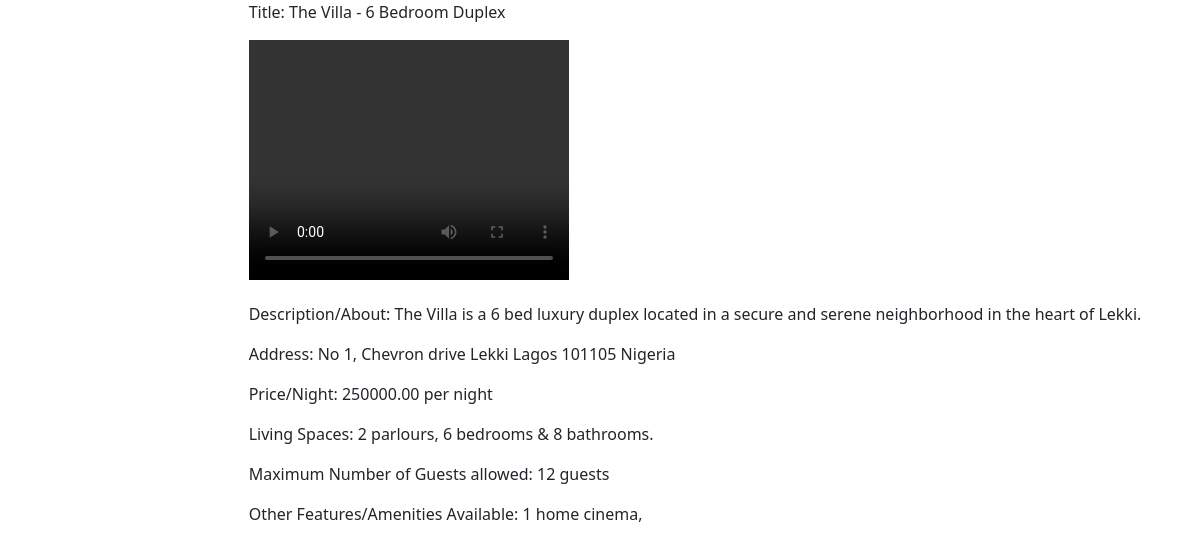
/property/listing/1, run on the app's committed database.
### property/models.py (models this page shows)
class Property(models.Model):
    title = models.CharField(max_length=255)
    description = models.TextField()
    address = models.CharField(max_length=255)
    city = models.CharField(max_length=100)
    state = models.CharField(max_length=100)
    zip_code = models.CharField(max_length=20)
    country = models.CharField(max_length=100)
    price_per_night = models.DecimalField(max_digits=10, decimal_places=2)
    parlours = models.PositiveIntegerField()
    bedrooms = models.PositiveIntegerField()
    bathrooms = models.PositiveIntegerField()
    guests_capacity = models.PositiveIntegerField()
    features = models.ManyToManyField('Feature', related_name='properties', blank=True)
    property_manager = models.ForeignKey(ManagerProfile, on_delete=models.CASCADE)
    is_available = models.BooleanField(default=True)
    created_at = models.DateTimeField(auto_now_add=True)
    video = models.FileField(upload_to='property_videos/', blank=True, null=True)
    picture = models.ImageField(upload_to='property_pictures/', blank=True, null=True)

class Feature(models.Model):
    name = models.CharField(max_length=255)
    number = models.PositiveIntegerField()
    def __str__(self):
        return self.name

### property/views.py (the view)
# urls.py: path('property/listing/<int:listing_id>', views.listing_details, name='listing_details'),
def listing_details(request, listing_id):
    property = get_object_or_404(Property, id=listing_id)
    return render(request, 'property/listing_detail.html', {'property': property})

### property/templates/property/listing_detail.html (shortened to what this page needs)
{% extends 'property/layout.html' %}
{% load django_bootstrap5 %}
{% block content %}
    <div class="container">
        <div class="row justify-content-md-center">
            <div class="col col-lg-2"></div>
            <div class="col-md-auto">
                    <div>
                        <p>Title: {{ property.title }}</p>
                        <p>{% if property.picture and property.video %}
                            <div id="carouselExample" class="carousel slide">
                                <div class="carousel-inner">
                                    <div class="carousel-item active">
                                        <img src="{{ property.picture.url }}" alt="{{ property.title }}" class="d-block w-100" >
                                    </div>
                                    <div class="carousel-item">
                                        <video controls>
                                            <source src="{{ property.video.url }}" type="video/mp4">
                                            Your browser does not support the video tag.
                                        </video>
                                    </div>
                                </div>
                                <button class="carousel-control-prev" type="button" data-bs-target="#carouselExample" data-bs-slide="prev">
                                <span class="carousel-control-prev-icon" aria-hidden="true"></span>
                                <span class="visually-hidden">Previous</span>
                                </button>
                                <button class="carousel-control-next" type="button" data-bs-target="#carouselExample" data-bs-slide="next">
                                <span class="carousel-control-next-icon" aria-hidden="true"></span>
                                <span class="visually-hidden">Next</span>
                                </button>
                            </div>
                        {% elif property.picture %}
                            <img src="{{ property.picture.url }}" alt="{{ property.title }}">
                        {% elif property.video %}
                            <video width="320" height="240" controls>
                                <source src="{{ property.video.url }}" type="video/mp4">
                            </video>
                        {% endif %}</p>
                        <p>Description/About: {{ property.description }}</p>
                        <p>Address: {{ property.address }}
                        {{ property.city }}
                        {{ property.state }}
                        {{ property.zip_code }}
                        {{ property.country }}</p>
                        <p>Price/Night: {{ property.price_per_night }} per night</p>
                        <p>Living Spaces: {{ property.parlours }} parlours,
                        {{ property.bedrooms }} bedrooms &
                        {{ property.bathrooms }} bathrooms.</p>
                        <p>Maximum Number of Guests allowed: {{ property.guests_capacity }} guests</p>
                        <p>Other Features/Amenities Available: {% for feature in property.features.all %}
                        {{ feature.number }} {{ feature.name }},
                        {% endfor %}</p>
                    </div>
            </div>
        </div>
    </div>
{% endblock %}

### data on the page
Property: title "The Villa - 6 Bedroom Duplex", description "The Villa is a 6 bed luxury duplex located in a secure and serene neighborhood in the heart of Lekki.", address "No 1, Chevron drive", city "Lekki", state "Lagos", zip_code "101105", country "Nigeria", price_per_night "250000.00", parlours "2", bedrooms "6", bathrooms "8", guests_capacity "12"
Feature: number "1", name "home cinema"
